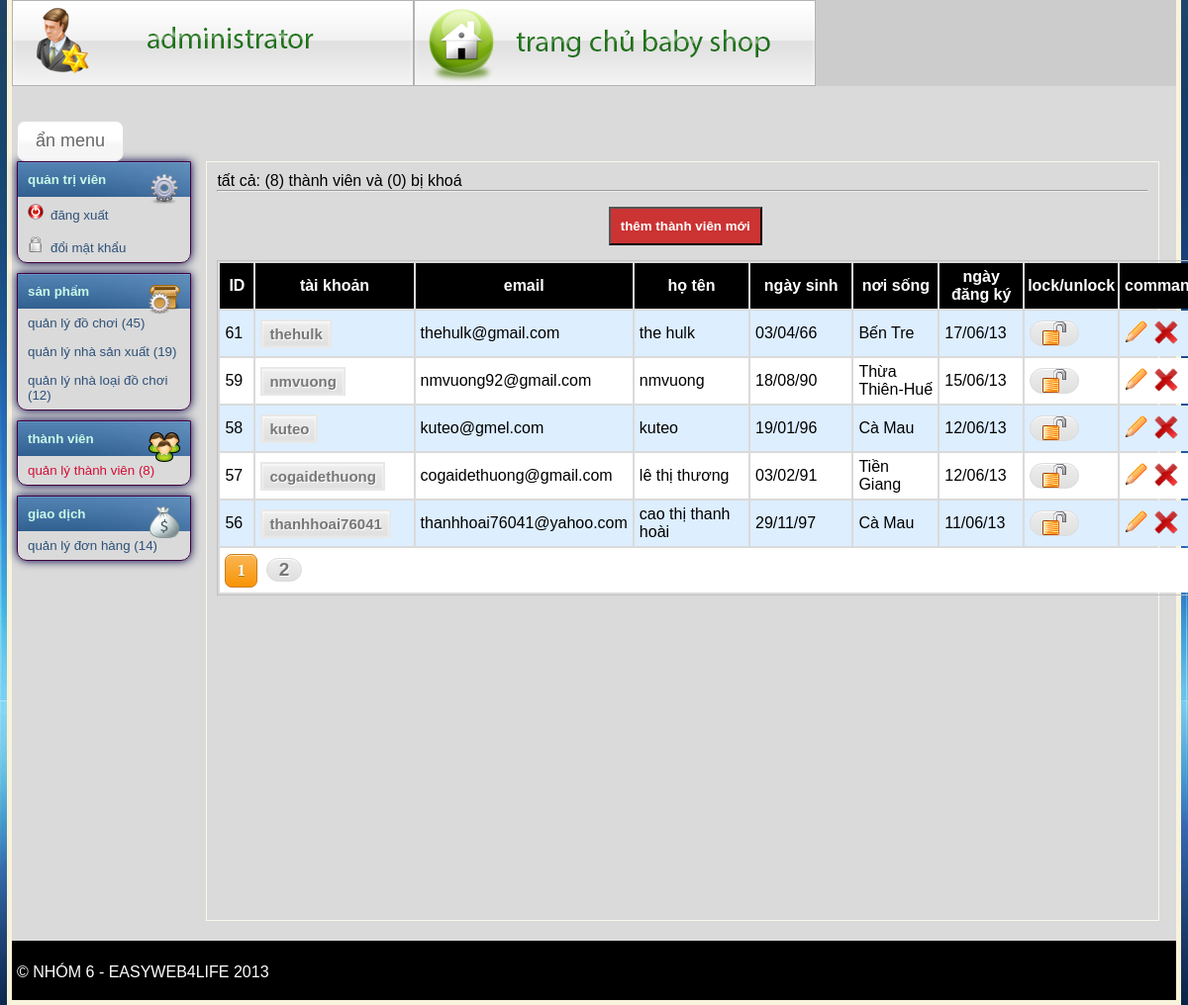
/BabyShop/admin/administrator.php?page=thanhvien (signed in), run on the app's committed database.
### tables this page shows
CREATE TABLE `user` (
  `ID` int(10) NOT NULL AUTO_INCREMENT,
  `TaiKhoan` varchar(50) NOT NULL,
  `MatKhau` varchar(50) NOT NULL,
  `Email` varchar(50) DEFAULT NULL,
  `HoTen` varchar(50) DEFAULT NULL,
  `NgaySinh` date DEFAULT NULL,
  `NoiSong` int(10) DEFAULT NULL,
  `NgayDangKy` datetime DEFAULT NULL,
  `TrangThai` bit(1) DEFAULT b'0',
  PRIMARY KEY (`ID`,`TaiKhoan`),
  UNIQUE KEY `pk_user` (`ID`) USING BTREE,
  KEY `fk_user_noisong` (`NoiSong`),
  CONSTRAINT `fk_user_noisong` FOREIGN KEY (`NoiSong`) REFERENCES `thanhpho` (`ID`) ON DELETE CASCADE ON UPDATE NO ACTION
);

CREATE TABLE `thanhpho` (
  `ID` int(10) NOT NULL AUTO_INCREMENT,
  `TenThanhPho` varchar(50) DEFAULT NULL,
  PRIMARY KEY (`ID`),
  UNIQUE KEY `pk_thanhpho` (`ID`)
);

### BabyShop/DataProvider.php (called while the page is built, shortened)
<?php
	class DataProvider
	{
		public static function execQuery($sqlstr)
		{
            $conn = mysql_connect(HOST,USER,PASS) or die("error: ".mysql_error());
            $result = mysql_query($sqlstr,$conn);
            return $result;
		}
         public static function Tra_Ve_So_Dong_Truy_Van($sqlstr){
             $result=DataProvider::execQuery($sqlstr);
             return mysql_num_rows($result);
        }
        public static function So_Luong_Do_Choi_Trong_CSDL(){
             return DataProvider::Tra_Ve_So_Dong_Truy_Van("select ID from dochoi");
        }
        public static function So_Luong_Loai_Do_Choi_Trong_CSDL(){
             return DataProvider::Tra_Ve_So_Dong_Truy_Van("select ID from loaidochoi");
        }
        public static function So_Luong_Nha_San_Xuat_Trong_CSDL(){
           return DataProvider::Tra_Ve_So_Dong_Truy_Van("select ID from nhasanxuat");
        }
        public static function So_Luong_Thanh_Vien_Trong_CSDL(){
             return DataProvider::Tra_Ve_So_Dong_Truy_Van("select ID from user");
        }
          public static function So_Luong_Don_Hang_Trong_CSDL(){
             return DataProvider::Tra_Ve_So_Dong_Truy_Van("select ID from donhang");
        }
         public static function So_Luong_Thanh_Vien_Bi_Khoa(){
            return DataProvider::Tra_Ve_So_Dong_Truy_Van("select ID from user where TrangThai=1");
         }
        public static function Lay_Ten_Thanh_Pho($ID){
            $sqlstr="select TenThanhPho from thanhpho where ID = $ID";
            $result = DataProvider::execQuery($sqlstr);
            $row=mysql_fetch_array($result);
           return $row[0];
        }
	}
?>

### BabyShop/admin/page/thanhvien.php (the view, shortened to what this page needs)
<div style="position:relative;">
  <?php
  $tong_thanh_vien=DataProvider::So_Luong_Thanh_Vien_Trong_CSDL();
  $thanhvien_bikhoa=DataProvider::So_Luong_Thanh_Vien_Bi_Khoa();
  echo '<div>tất cả: ('.$tong_thanh_vien.') thành viên và ('.$thanhvien_bikhoa.') bị khoá</div>';
   ?>
   <hr />
 <div style="wposition: relative; width:150px; padding:15px;  margin:0px auto;">
    	 <a href="administrator.php?page=thanhvien&do=them"> <input class="chucnang" type="submit" name="buttonThemAnHien" id="buttonThemAnHien" value="thêm thành viên mới"/></a>
    </div>
<?php
    	$rowsPerPage=5;
		$curPage=1;
		$offset=($curPage-1)*$rowsPerPage;
        require_once("../DataProvider.php");
        $sqlstr="select * from user  ORDER BY NgayDangKy DESC LIMIT  $offset,$rowsPerPage";
		$number_of_rows=$tong_thanh_vien;
		$numbers_of_pages=ceil($number_of_rows/$rowsPerPage);
            $result=DataProvider::execQuery($sqlstr);
            ?>
 <div style="width:1000px;border:1px silver solid; margin:0px auto;">
            <table width="998" class="bangdulieu">
               <thead>
                <tr>
                    <th width="33">ID</th>
                    <th width="167">tài khoản</th>
                    <th width="151">email</th>
                    <th width="140">họ tên</th>
                    <th width="120">ngày sinh</th>
                    <th width="102">nơi sống</th>
                    <th width="87">ngày đăng ký</th>
                    <th width="76">lock/unlock</th>
                    <th width="82">command</th>
                </tr>
             </thead>
            <?php
            while($row=mysql_fetch_array($result))
            {
            ?>
                <tr>
                    <td><?php echo $row['ID']; ?></td>
                    <td><span class="button2"><?php echo $row['TaiKhoan']; ?></span></td>
                    <td><?php echo $row['Email']; ?></td>
                    <td><?php echo $row['HoTen']; ?></td>
                    <td><?php echo date('d/m/y',strtotime($row['NgaySinh'])); ?></td>
                    <td><?php echo DataProvider::Lay_Ten_Thanh_Pho($row['NoiSong']); ?></td>
                    <td><?php echo date('d/m/y',strtotime($row['NgayDangKy'])); ?></td>
                    <td>
                         <?php if($row['TrangThai']==0) {?> <a class="button4" href="administrator.php?page=thanhvien&do=lock&id= <?php echo $row['ID']; ?>" title="TÀI KHOẢN ĐANG HOẠT ĐỘNG - BẤM VÀO ĐỂ KHOÁ TÀI KHOẢN NÀY"><?php echo "<img src='../skin/img/unlock.png' />"; } ?> </a>
                    </td>
                    <td>
                    <a href="administrator.php?page=thanhvien&do=sua&id=<?php echo $row['ID']; ?>" title="SỬA THÔNG TIN THÀNH VIÊN NÀY" ><img src="../skin/img/edit.gif" />
                    <a href="administrator.php?page=thanhvien&do=xoa&id=<?php echo $row['ID']; ?>" title="XOÁ THÀNH VIÊN NÀY" onclick="return confirm('bạn có chắc muốn xoá');"><img src="../skin/img/xdelete.png" /></a>
                 	 </td>
                </tr>
            <?php
            }
			?>
			<tr><td colspan="9">
        <?php
				for($page=1; $page<=$numbers_of_pages;$page++)
				{
					if($page==$curPage)
					{
						echo "<strong class='button3'>$page</strong>&nbsp;&nbsp;";
					}
					else echo "<a class='button4' href='administrator.php?page=thanhvien&ppage=$page'>$page</a>&nbsp;&nbsp;";
				}
    ?>
          </td>
      </tr>
    </table>
 </div>
   </div> <!--DIV TỔNG---?

### BabyShop/admin/inc/header.inc (shortened to what this page needs)
<?php
    require_once("../DataProvider.php");
?>
<html>
    <head>
       <link rel="stylesheet" type="text/css" href="../skin/css/admin.css" />
       <link rel="stylesheet" type="text/css" href="../skin/css/form.css" />
        <link rel="stylesheet" type="text/css" href="../skin/css/button.css" />
        <link rel="stylesheet" type="text/css" href="../skin/css/div.css"/>
    </head>
    <body>
        <div id="container">
            <div id="header">
                    <a href="administrator.php"><div class="logo"><img src="../skin/img/administrator.png" /></div></a>
					<a href="../index.php" target="_blank"><div class="logo"><img src="../skin/img/home.png" /></div></a>
            </div>

### BabyShop/admin/administrator.php (shortened to what this page needs)
<?php require_once("inc/header.inc"); ?>
           <div id="middle">
                <?php require_once("inc/left_menu.inc"); ?>
               <div id="main">
          		    <?php require_once("dieuhuong.php"); ?>
               </div>
           </div>
<?php require_once("inc/footer.inc"); ?>

### BabyShop/admin/inc/left_menu.inc
<p><button id="anhien_menuleft" class="button1">ẩn menu</button></p>
                <div id="left">
                     <div class="menu">
                        <ul>
                            <p class="title">quản trị viên<img  src="../skin/img/admin.png" style="float:right;"/></p>
                            <a href="administrator.php?q=logout"><li class="dangxuat">đăng xuất</li>    </a>
                            <a href="administrator.php?page=doimatkhau"> <li class="doimatkhau">đổi mật khẩu</li></a>
                        </ul>
                    </div>
                    <div class="menu">
                        <ul>
                            <p class="title">sản phẩm<img  src="../skin/img/product.png" style="float:right;"/></p>
                            <a href="administrator.php?page=dochoi"><li class="<?php echo (isset($_GET['page']) && ($_GET['page']=='dochoi'))?'active':'bt'; ?>">quản lý đồ chơi (<?php echo DataProvider::So_Luong_Do_Choi_Trong_CSDL(); ?>)</li></a>
                            <a href="administrator.php?page=nhasanxuat"><li class="<?php echo (isset($_GET['page']) && ($_GET['page']=='nhasanxuat'))?'active':'bt'; ?>">quản lý nhà sản xuất (<?php echo DataProvider::So_Luong_Nha_San_Xuat_Trong_CSDL(); ?>)</li></a>
                            <a href="administrator.php?page=loaidochoi"><li class="<?php echo (isset($_GET['page']) && ($_GET['page']=='loaidochoi'))?'active':'bt'; ?>">quản lý nhà loại đồ chơi (<?php echo DataProvider::So_Luong_Loai_Do_Choi_Trong_CSDL(); ?>)</li></a>
                    </div>
                    <div class="menu">
                        <ul>
                            <p class="title">thành viên<img  src="../skin/img/user.png" style="float:right;"/> </p>
                             <a href="administrator.php?page=thanhvien"><li  class="<?php echo (isset($_GET['page']) && ($_GET['page']=='thanhvien'))?'active':'bt'; ?>">quản lý thành viên (<?php echo DataProvider::So_Luong_Thanh_Vien_Trong_CSDL(); ?>)</li></a>
                        </ul>
                    </div>
                    <div class="menu">
                        <ul>
                            <p class="title">giao dịch<img  src="../skin/img/money.png" style="float:right;"/> </p>
                           <a href="administrator.php?page=donhang"><li  class="<?php echo (isset($_GET['page']) && ($_GET['page']=='donhang'))?'active':'bt'; ?>">quản lý đơn hàng (<?php echo DataProvider::So_Luong_Don_Hang_Trong_CSDL(); ?>)</li></a>
                        </ul>
                    </div>
                </div>

### BabyShop/admin/dieuhuong.php (shortened to what this page needs)
<?php
      $page=(isset($_GET['page']))?$_GET['page']:'';
		switch($page)
		{
       	   case 'thanhvien':    require_once("page/thanhvien.php"); break;
		}
?>

### BabyShop/admin/inc/footer.inc
  <div id="footer">
                <br />
                &copy; NHÓM 6 -  EASYWEB4LIFE 2013
            </div>
        </div>
    </body>
</html>

### BabyShop/skin/css/admin.css (style rules this page uses)
* { margin:0px; padding:0px; text-decoration:none; font-family:arial; }
div.logo { float:left; }
body { background:url("../../skin/img/background.jpg") bottom fixed; }
#container { position:relative; width:98%; margin:0px auto; background-color:#dadada; border-left:5px #f8f3da solid; border-right:5px #f8f3da solid; border-bottom:5px #f8f3da solid; }
#header { position:relative; width:100%; margin-bottom:30px; background:#CCCCCC; color:#808080; font-family:verdana; font-size:20pt; font-weight:bold; }
#middle { width:100%; padding:5px; position:relative; }
#left a:link,a:active,a:visited { color:#2E5078; }
#middle #left { float:left; width:15%; height:auto; min-height:250px; margin-right:15px; float:left; }
#middle #main { position:relative; padding:10px; float:left; width:80%; height:auto; min-height:250px; border:1px #fbf8ec solid; }
#middle #left .menu { border:1px #400040 solid; font-family:arial; font-size:10pt; margin-bottom:10px; border-radius:0 0 10px 10px; box-shadow:0px 0px 10px #000040; }
#middle #left .menu ul li { margin-left:5px; padding:7px 5px; list-style-type:square; list-style-position:inside; list-style-type:none; -webkit-transition:all 0.5s; }
.title { color:#c8f9e7; padding:10px; background:url("../img/title.jpg") left top no-repeat; font-weight:bold; }
#footer { padding:5px; height:50px; background:black; color:white; margin-top:20px; }
.bangdulieu td { padding:5px; }
.bangdulieu tr:nth-child(odd) { background-color: #def; }
.bangdulieu tr:nth-child(even) { background-color: #fff; }
th { background-color:black; color:white; padding:5px 3px; }
.active { color:#D50D35; }
.chucnang { padding:10px; min-width:120px; background:#CC3333; cursor:pointer; color:white; font-weight:bold; }
li.dangxuat { list-style:circle url("../../skin/img/exit.png"); }
li.doimatkhau { list-style:circle url("../../skin/img/keys.png"); }

### data on the page
user: ID "61", TaiKhoan "thehulk", Email "thehulk@gmail.com", HoTen "the hulk", NgaySinh "03/04/66", NoiSong.TenThanhPho "Bến Tre", NgayDangKy "17/06/13"
user: ID "59", TaiKhoan "nmvuong", Email "nmvuong92@gmail.com", HoTen "nmvuong", NgaySinh "18/08/90", NoiSong.TenThanhPho "Thừa Thiên-Huế", NgayDangKy "15/06/13"
user: ID "58", TaiKhoan "kuteo", Email "kuteo@gmel.com", HoTen "kuteo", NgaySinh "19/01/96", NoiSong.TenThanhPho "Cà Mau", NgayDangKy "12/06/13"
user: ID "57", TaiKhoan "cogaidethuong", Email "cogaidethuong@gmail.com", HoTen "lê thị thương", NgaySinh "03/02/91", NoiSong.TenThanhPho "Tiền Giang", NgayDangKy "12/06/13"
user: ID "56", TaiKhoan "thanhhoai76041", Email "thanhhoai76041@yahoo.com", HoTen "cao thị thanh hoài", NgaySinh "29/11/97", NoiSong.TenThanhPho "Cà Mau", NgayDangKy "11/06/13"

### other printed values
DataProvider::So_Luong_Do_Choi_Trong_CSDL() "45"
DataProvider::So_Luong_Nha_San_Xuat_Trong_CSDL() "19"
DataProvider::So_Luong_Loai_Do_Choi_Trong_CSDL() "12"
DataProvider::So_Luong_Thanh_Vien_Trong_CSDL() "8"
DataProvider::So_Luong_Don_Hang_Trong_CSDL() "14"
$tong_thanh_vien "8"
$thanhvien_bikhoa "0"
